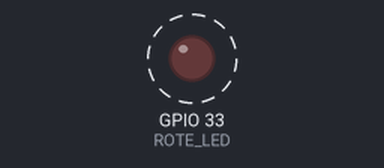
A sketch run on a simulated ESP32. On the bench: output pins drawn as LEDs (lit = HIGH). Dashed ring = blinking. What the sketch prints to the serial monitor is not drawn.

Above: at 0.65 s.
Timing chart, 0 to 3.5 s (numbered marks = the images above):
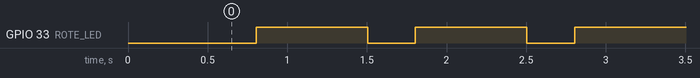

The sketch:

m-4-1-hallo-cam.ino
```cpp
// 0 to Hero – Mission 4.1: Wechsel auf ESP32-CAM
// Board in der Arduino IDE: "AI Thinker ESP32-CAM".
// Lässt die kleine rote LED auf der Rückseite blinken und prüft, ob das PSRAM erkannt wird.

const int ROTE_LED = 33;   // rote LED neben dem Reset-Taster, umgekehrte Logik: LOW = an

void setup() {
  Serial.begin(115200);
  delay(500);
  pinMode(ROTE_LED, OUTPUT);
  Serial.println();
  Serial.print("Chip: ");
  Serial.println(ESP.getChipModel());
  Serial.printf("Flash-Speicher: %u KiB\n", (unsigned)(ESP.getFlashChipSize() / 1024));
  if (psramFound()) {
    Serial.printf("PSRAM gefunden: %u KiB\n", (unsigned)(ESP.getPsramSize() / 1024));
  } else {
    Serial.println("Kein PSRAM gefunden. Ist als Board \"AI Thinker ESP32-CAM\" gewählt?");
  }
}

void loop() {
  digitalWrite(ROTE_LED, LOW);    // an
  delay(300);
  digitalWrite(ROTE_LED, HIGH);   // aus
  delay(700);
  if (psramFound()) {
    Serial.printf("KW-CHECK:m-4-1:%012llX:%u\n", (unsigned long long)ESP.getEfuseMac(), (unsigned)ESP.getPsramSize());
  }
}
```

Measured:
- by itself, GPIO 33 (ROTE_LED): alternates HIGH for 0.70 s and LOW for 0.30 s
